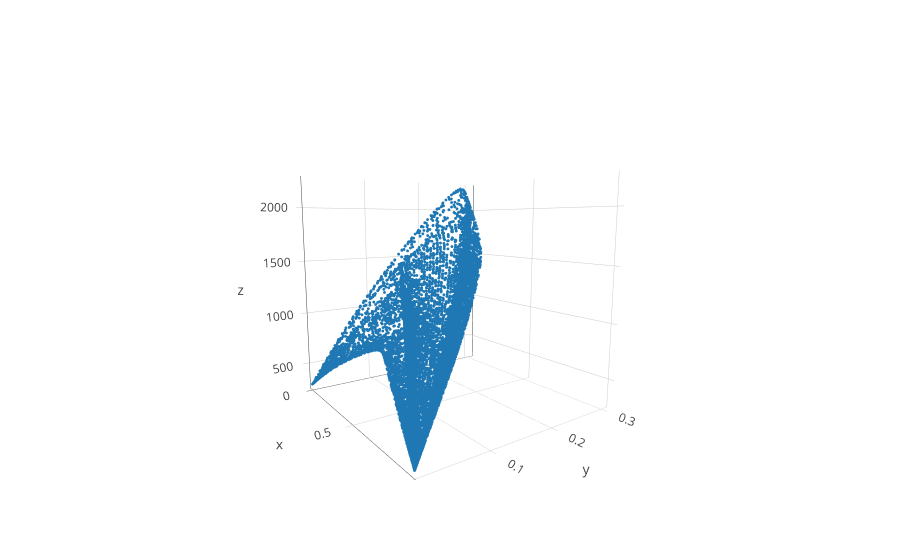

Notebook cell for this chart:
### Code cell
df_s=df.sample(frac=0.1)
fig_db = {
    'data': [
         {'x': df_s['Z'],
         'y': df_s['ProgVar'],
         'z': df_s['temperature'],
         'type':'scatter3d', 
        'mode': 'markers',
          'marker':{
              'size':1
          }
         }
        
    ],
    'layout': {
    }
}
pyoff.iplot(fig_db, filename='multiple-scatter')

### Figure 1 — Plotly figure (JSON) as saved in the notebook; plotly's stock layout.template omitted (floating-point values rounded to 4 significant figures; data arrays with more than 128 entries replaced by an {"elided": "..."} marker saying what was removed)
{"data": [{"marker": {"size": 1}, "mode": "markers", "type": "scatter3d", "uid": "ea11c055-21fc-492c-a4b1-8888b97c2006", "x": {"elided": "16060 float values"}, "y": {"elided": "16060 float values"}, "z": {"elided": "16060 float values"}}], "layout": {"autosize": true, "scene": {"aspectmode": "auto", "aspectratio": {"x": 1, "y": 1, "z": 1}, "camera": {"center": {"x": 0, "y": 0, "z": 0}, "eye": {"x": 1.619, "y": -1.152, "z": 0.2973}, "up": {"x": 0, "y": 0, "z": 1}}}}}
